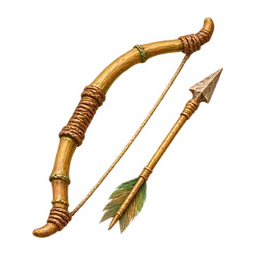
#> input picture web/son-ha-tien-lo/anh/vp/B1-son.webp, 256 x 256 px; its folder holds only this picture in this run
$ python vuong-icon.py ../anh/vp/B1-son.webp out.png
#> lines starting #> are read from the running program, lines starting #| are printed output that depends on the picture
"""Làm ảnh vuông 256 cho bảng (anh/vp/<mã>.webp) từ bản gốc con vật: python vuong-icon.py <gốc.png> <mã>"""
import sys
from pathlib import Path
from PIL import Image
GOC = Path(__file__).resolve().parent.parent
im = Image.open(sys.argv[1]).convert('RGBA')
#> im is the input picture: PIL image 256x256 RGBA; mean R, G, B, A 75.6, 50.6, 26.9, 33
c = int(max(im.size) * 1.04)
#> c = 266
v = Image.new('RGBA', (c, c), (0, 0, 0, 0))
#> v: PIL image 266x266 RGBA; every value is 0
v.paste(im, ((c - im.width) // 2, (c - im.height) // 2))
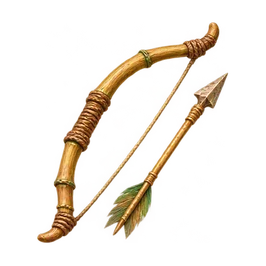
#> v: PIL image 266x266 RGBA; mean R, G, B, A 70, 46.8, 24.9, 30.6; transparent parts drawn white
v.resize((256, 256), Image.LANCZOS).save(GOC / f'anh/vp/{sys.argv[2]}.webp', quality=86)
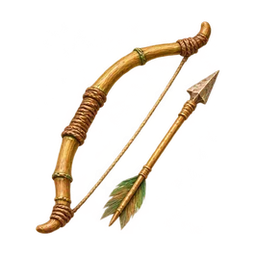
#> saved as out.png.webp: PIL image 256x256 RGBA; mean R, G, B, A 47.7, 29.6, 10.2, 30.6; transparent parts drawn white
print('xong', sys.argv[2])

$ run again, on web/son-ha-tien-lo/anh/vp/G4-son-nu.webp
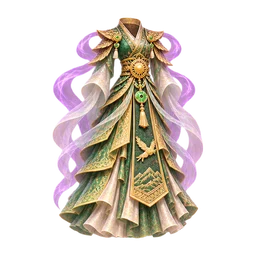
#> input picture web/son-ha-tien-lo/anh/vp/G4-son-nu.webp, 256 x 256 px
#> im is the input picture: PIL image 256x256 RGBA; mean R, G, B, A 81.9, 70.4, 65.7, 93.7
#> `v.paste(im, ((c - im.width) // 2, (c - im.height) // 2))`:
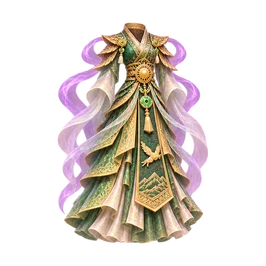
#> v: PIL image 266x266 RGBA; mean R, G, B, A 75.8, 65.2, 60.8, 86.8; transparent parts drawn white
#> `v.resize((256, 256), Image.LANCZOS).save(GOC / f'anh/vp/{sys.argv[2]}...`:
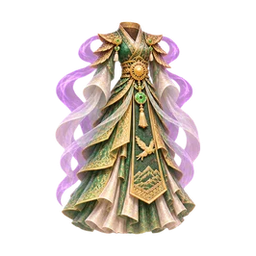
#> saved as out.png.webp: PIL image 256x256 RGBA; mean R, G, B, A 65.5, 55.6, 50.9, 86.9; transparent parts drawn white

$ run again, on web/son-ha-tien-lo/anh/vp/G4c-thuy-nam.webp
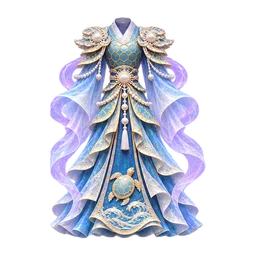
#> input picture web/son-ha-tien-lo/anh/vp/G4c-thuy-nam.webp, 256 x 256 px
#> im is the input picture: PIL image 256x256 RGBA; mean R, G, B, A 77.7, 79.4, 93.2, 99.4
#> `v.paste(im, ((c - im.width) // 2, (c - im.height) // 2))`:
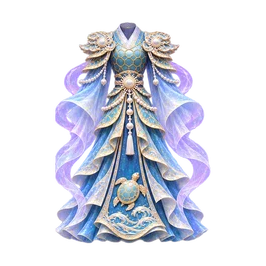
#> v: PIL image 266x266 RGBA; mean R, G, B, A 71.9, 73.6, 86.3, 92.1; transparent parts drawn white
#> `v.resize((256, 256), Image.LANCZOS).save(GOC / f'anh/vp/{sys.argv[2]}...`:
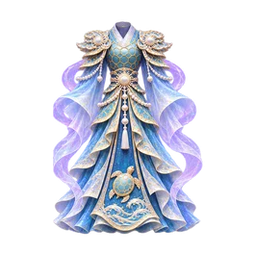
#> saved as out.png.webp: PIL image 256x256 RGBA; mean R, G, B, A 63.4, 65.1, 77.3, 92.1; transparent parts drawn white
